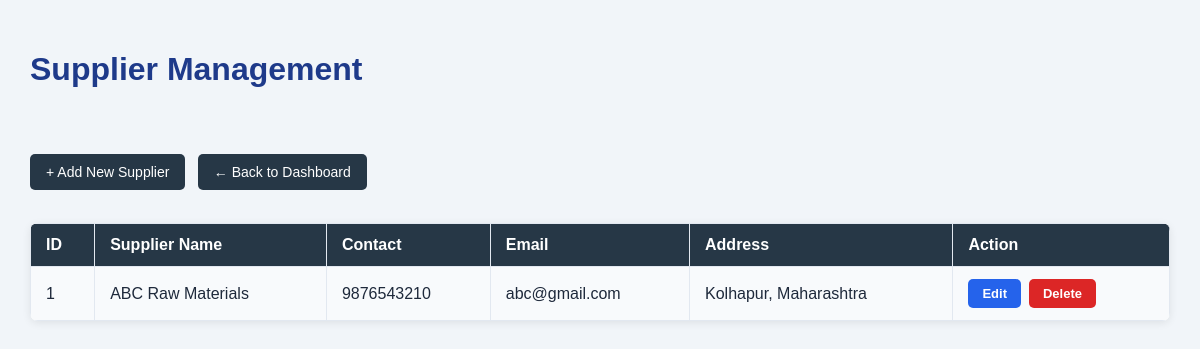
The page /api/suppliers/ (signed in) on the database its author committed.
### manufacturing/models.py (models this page shows, shortened)
class Supplier(models.Model):
    name = models.CharField(max_length=100)
    contact = models.CharField(max_length=20)
    email = models.EmailField(blank=True)
    address = models.TextField(blank=True)

### manufacturing/views.py (the view)
# urls.py: path('suppliers/', views.supplier_page, name='supplier_page'),
@login_required
def supplier_page(request):
    suppliers = Supplier.objects.all()
    return render(request, 'suppliers.html', {
        'suppliers': suppliers
    })

### manufacturing/templates/suppliers.html (shortened to what this page needs)
<!DOCTYPE html>
<html>
<head>
</head>
<body>
    <h1>Supplier Management</h1>
    <br><br>
    <a href="{% url 'add_supplier' %}" class="button">
        + Add New Supplier
    </a>
    <a href="{% url 'dashboard' %}" class="button">
        ← Back to Dashboard
    </a>
    <br><br>
    <table>
        <tr>
            <th>ID</th>
            <th>Supplier Name</th>
            <th>Contact</th>
            <th>Email</th>
            <th>Address</th>
            <th>Action</th>
        </tr>
        {% for supplier in suppliers %}
        <tr>
            <td>{{ supplier.id }}</td>
            <td>{{ supplier.name }}</td>
            <td>{{ supplier.contact }}</td>
            <td>{{ supplier.email }}</td>
            <td>{{ supplier.address }}</td>
            <td>
                <div class="action-buttons">
                    <a href="{% url 'edit_supplier' supplier.id %}"
                       class="action-btn edit-btn">
                        Edit
                    </a>
                    <a href="{% url 'delete_supplier' supplier.id %}"
                       class="action-btn delete-btn"
                       onclick="return confirm('Are you sure you want to delete this supplier?');">
                        Delete
                    </a>
                </div>
            </td>
        </tr>
        {% empty %}
        <tr>
            <td colspan="6" style="text-align: center;">
                No suppliers found.
            </td>
        </tr>
        {% endfor %}
    </table>
</body>
</html>

### manufacturing/templates/suppliers.html (style rules this page uses)
* { box-sizing: border-box; }
body { font-family: Arial, sans-serif; background: #f1f5f9; margin: 0; padding: 30px; color: #1e293b; }
h1 { color: #1e3a8a; margin-bottom: 20px; }
table { width: 100%; border-collapse: collapse; background: white; border-radius: 8px; overflow: hidden; box-shadow: 0 2px 8px #00000015; }
th, td { padding: 12px 15px; border: 1px solid #e2e8f0; text-align: left; }
th { background: #263746; color: white; }
tr:nth-child(even) { background: #f8fafc; }
a { text-decoration: none; }
.button { display: inline-block; padding: 10px 16px; margin: 10px 8px 15px 0; background: #263746; color: white; border-radius: 5px; font-size: 14px; cursor: pointer; transition: background 0.3s; }
.action-buttons { display: flex; align-items: center; gap: 8px; white-space: nowrap; }
.action-btn { display: inline-block; padding: 7px 14px; border-radius: 5px; color: white; font-size: 13px; font-weight: bold; text-align: center; transition: background 0.3s, transform 0.2s; }
.edit-btn { background: #2563eb; }
.delete-btn { background: #dc2626; }

### rows shown on the page
Supplier: id "1", name "ABC Raw Materials", contact "9876543210", email "abc@gmail.com", address "Kolhapur, Maharashtra"
